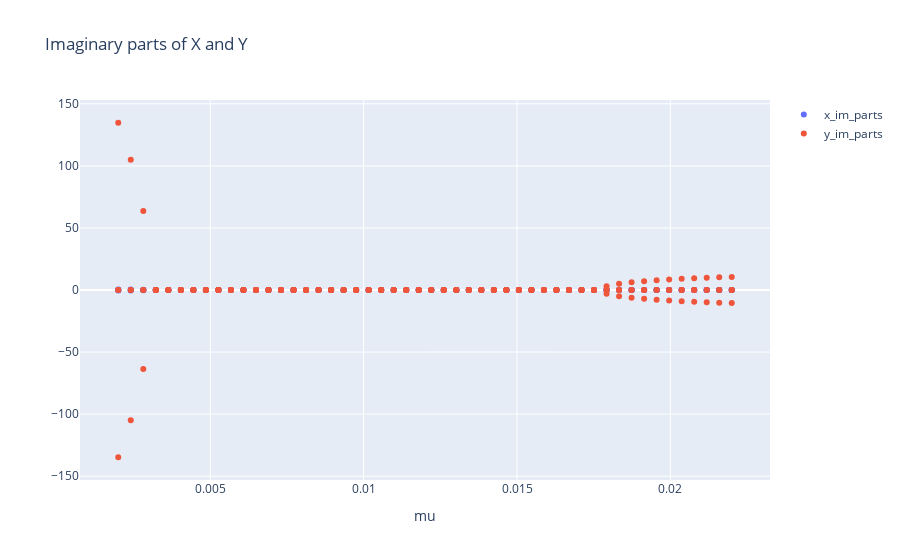

The notebook cell this image was saved under:
### Code cell
y_im_parts = []
x_im_parts = []
mus_for_im=[]
for cur_mu, sols in list(solutions_by_mu.items()):
    for x,y in sols:
        x_im_parts.append(float(x.as_real_imag()[1]))
        y_im_parts.append(float(y.as_real_imag()[1]))
        mus_for_im.append(cur_mu)
            
fig = go.Figure()
fig.add_trace(go.Scatter(x=mus_for_im, y=x_im_parts, mode='markers', name = "x_im_parts"))
fig.add_trace(go.Scatter(x=mus_for_im, y=y_im_parts, mode='markers', name = "y_im_parts"))
fig.update_layout(title="Imaginary parts of X and Y")
fig.update_layout(xaxis={"title": "mu"})

### Figure 1 — Plotly figure (JSON) as saved in the notebook; plotly's stock layout.template omitted (floating-point values rounded to 4 significant figures; data arrays with more than 128 entries replaced by an {"elided": "..."} marker saying what was removed)
{"data": [{"mode": "markers", "name": "x_im_parts", "type": "scatter", "x": {"elided": "200 float values"}, "y": {"elided": "200 float values"}}, {"mode": "markers", "name": "y_im_parts", "type": "scatter", "x": {"elided": "200 float values"}, "y": {"elided": "200 float values"}}], "layout": {"autosize": true, "title": {"text": "Imaginary parts of X and Y"}, "xaxis": {"autorange": true, "range": [0.0007579, 0.02324], "title": {"text": "mu"}, "type": "linear"}, "yaxis": {"autorange": true, "range": [-157.0, 157.0], "type": "linear"}}}
